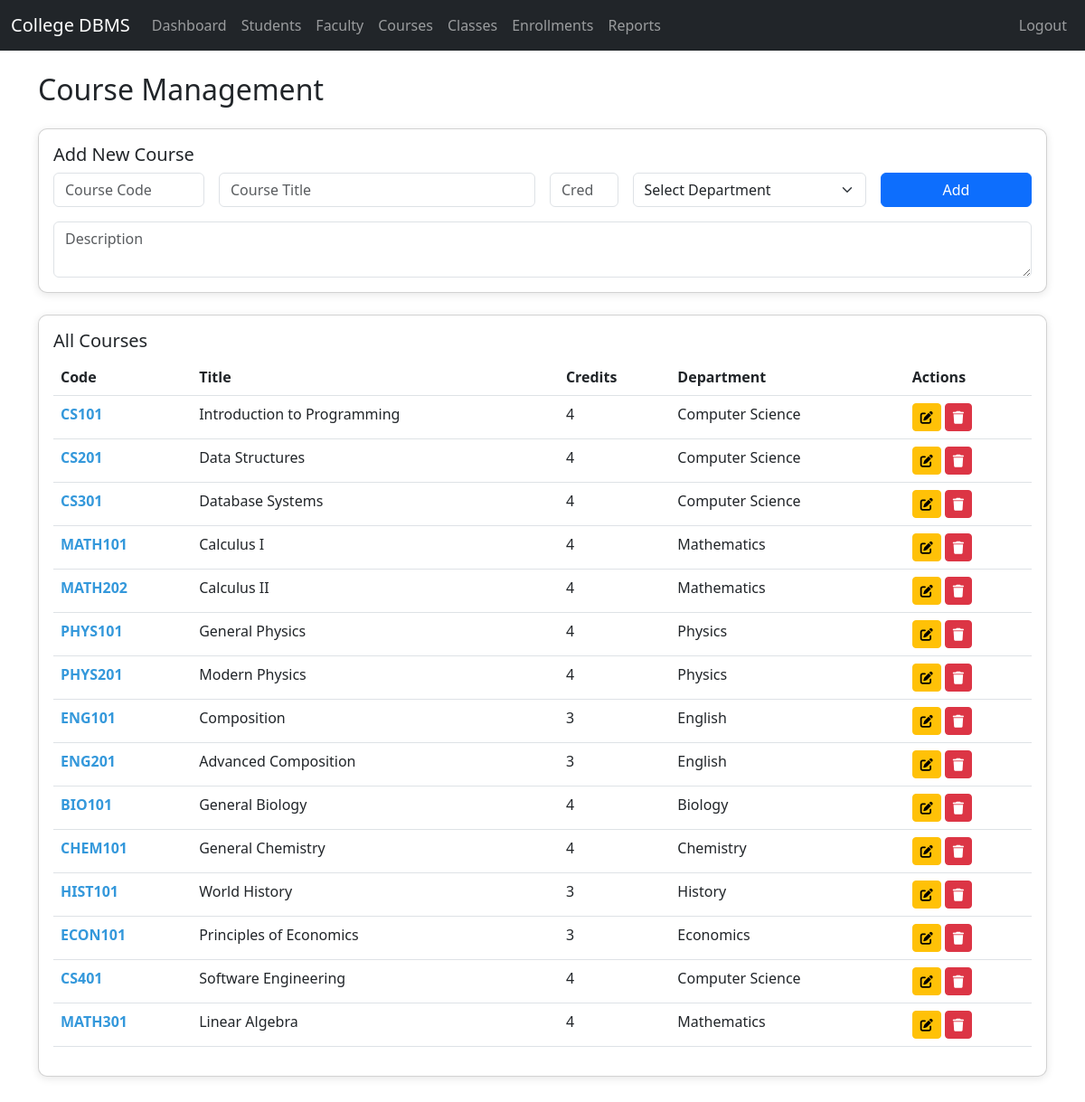
Page /course.php (signed in) on the committed database.
### tables this page shows
CREATE TABLE IF NOT EXISTS Courses (
    course_id INT PRIMARY KEY,
    course_code VARCHAR(10) NOT NULL,
    title VARCHAR(100) NOT NULL,
    credits INT CHECK (credits > 0 AND credits <= 5),
    department_id INT,
    description TEXT,
    FOREIGN KEY (department_id) REFERENCES Departments(department_id)
);

CREATE TABLE IF NOT EXISTS Departments (
    department_id INT PRIMARY KEY,
    department_name VARCHAR(50) NOT NULL,
    building VARCHAR(30),
    budget DECIMAL(12,2)
);

### course.php (the view, shortened to what this page needs)
<?php
require_once "config.php";
$courses = array();
$sql = "SELECT c.*, d.department_name FROM Courses c LEFT JOIN Departments d ON c.department_id = d.department_id";
$result = mysqli_query($link, $sql);
while($row = mysqli_fetch_assoc($result)){
    $courses[] = $row;
}
?>
<!DOCTYPE html>
<html lang="en">
<head>
    <link href="https://cdn.jsdelivr.net/npm/bootstrap@5.3.0/dist/css/bootstrap.min.css" rel="stylesheet">
    <link rel="stylesheet" href="https://cdnjs.cloudflare.com/ajax/libs/font-awesome/6.0.0/css/all.min.css">
</head>
<body>
    <?php include 'navbar.php'; ?>
    <div class="container py-4">
        <h2 class="mb-4">Course Management</h2>
        <div class="card mb-4">
            <div class="card-body">
                <h5 class="card-title">Add New Course</h5>
                <form method="post">
                    <div class="row g-3">
                        <div class="col-md-2">
                            <input type="text" class="form-control" name="course_code" placeholder="Course Code" required>
                        </div>
                        <div class="col-md-4">
                            <input type="text" class="form-control" name="title" placeholder="Course Title" required>
                        </div>
                        <div class="col-md-1">
                            <input type="number" class="form-control" name="credits" placeholder="Credits" min="1" max="5" required>
                        </div>
                        <div class="col-md-3">
                            <select class="form-select" name="department_id" required>
                                <option value="">Select Department</option>
                            </select>
                        </div>
                        <div class="col-md-2">
                            <button type="submit" name="create" class="btn btn-primary w-100">Add</button>
                        </div>
                    </div>
                    <div class="row mt-3">
                        <div class="col-12">
                            <textarea class="form-control" name="description" placeholder="Description"></textarea>
                        </div>
                    </div>
                </form>
            </div>
        </div>
        <div class="card">
            <div class="card-body">
                <h5 class="card-title">All Courses</h5>
                <div class="table-responsive">
                    <table class="table table-hover">
                        <thead>
                            <tr>
                                <th>Code</th>
                                <th>Title</th>
                                <th>Credits</th>
                                <th>Department</th>
                                <th>Actions</th>
                            </tr>
                        </thead>
                        <tbody>
                            <?php foreach($courses as $course): ?>
                                <tr>
                                    <td><span class="course-code"><?php echo $course['course_code']; ?></span></td>
                                    <td><?php echo $course['title']; ?></td>
                                    <td><?php echo $course['credits']; ?></td>
                                    <td><?php echo $course['department_name']; ?></td>
                                    <td>
                                        <a href="edit_course.php?id=<?php echo $course['course_id']; ?>" class="btn btn-sm btn-warning">
                                            <i class="fas fa-edit"></i>
                                        </a>
                                        <form method="post" action="delete_course.php" style="display:inline;">
                                            <button type="submit" class="btn btn-sm btn-danger" onclick="return confirm('Delete this course?')">
                                                <i class="fas fa-trash"></i>
                                            </button>
                                        </form>
                                    </td>
                                </tr>
                            <?php endforeach; ?>
                        </tbody>
                    </table>
                </div>
            </div>
        </div>
    </div>
</body>
</html>

### navbar.php (shortened to what this page needs)
<nav class="navbar navbar-expand-lg navbar-dark bg-dark">
    <div class="container-fluid">
        <a class="navbar-brand" href="index.php">College DBMS</a>
        <div class="collapse navbar-collapse" id="navbarNav">
            <ul class="navbar-nav me-auto">
                <li class="nav-item">
                    <a class="nav-link" href="index.php">Dashboard</a>
                </li>
                <li class="nav-item">
                    <a class="nav-link" href="students.php">Students</a>
                </li>
                <li class="nav-item">
                    <a class="nav-link" href="faculty.php">Faculty</a>
                </li>
                <li class="nav-item">
                    <a class="nav-link" href="course.php">Courses</a>
                </li>
                <li class="nav-item">
                    <a class="nav-link" href="classes.php">Classes</a>
                </li>
                <li class="nav-item">
                    <a class="nav-link" href="enrollments.php">Enrollments</a>
                </li>
                <li class="nav-item">
                    <a class="nav-link" href="reports.php">Reports</a>
                </li>
            </ul>
            <ul class="navbar-nav">
                <li class="nav-item">
                    <a class="nav-link" href="logout.php">Logout</a>
                </li>
            </ul>
        </div>
    </div>
</nav>

### course.php (style rules this page uses)
.card { border-radius: 10px; box-shadow: 0 2px 10px rgba(0,0,0,0.1); margin-bottom: 20px; }
.course-code { font-weight: bold; color: #3498db; }

### rows in the picture
courses: course_code "CS101", title "Introduction to Programming", credits "4", department.department_name "Computer Science"
courses: course_code "CS201", title "Data Structures", credits "4", department.department_name "Computer Science"
courses: course_code "CS301", title "Database Systems", credits "4", department.department_name "Computer Science"
courses: course_code "MATH101", title "Calculus I", credits "4", department.department_name "Mathematics"
courses: course_code "MATH202", title "Calculus II", credits "4", department.department_name "Mathematics"
courses: course_code "PHYS101", title "General Physics", credits "4", department.department_name "Physics"
courses: course_code "PHYS201", title "Modern Physics", credits "4", department.department_name "Physics"
courses: course_code "ENG101", title "Composition", credits "3", department.department_name "English"
courses: course_code "ENG201", title "Advanced Composition", credits "3", department.department_name "English"
courses: course_code "BIO101", title "General Biology", credits "4", department.department_name "Biology"
courses: course_code "CHEM101", title "General Chemistry", credits "4", department.department_name "Chemistry"
courses: course_code "HIST101", title "World History", credits "3", department.department_name "History"
courses: course_code "ECON101", title "Principles of Economics", credits "3", department.department_name "Economics"
courses: course_code "CS401", title "Software Engineering", credits "4", department.department_name "Computer Science"
courses: course_code "MATH301", title "Linear Algebra", credits "4", department.department_name "Mathematics"
